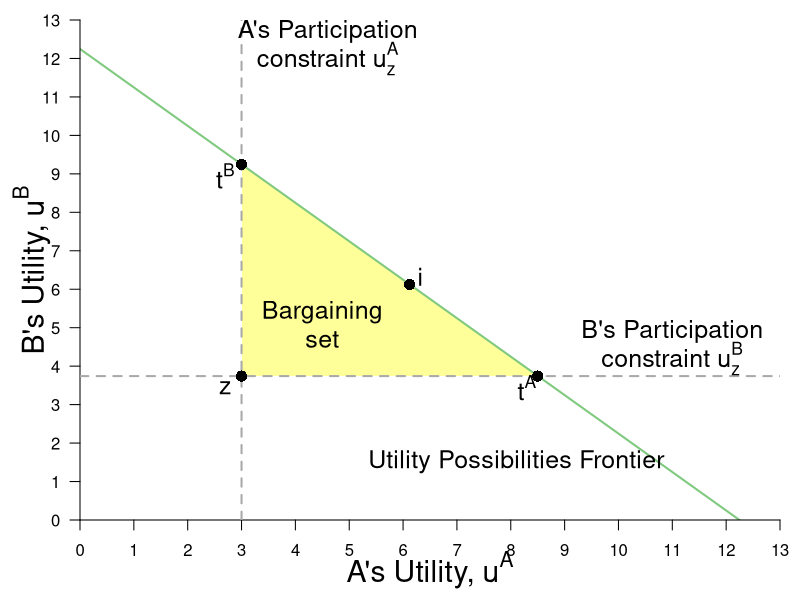

The R source for this figure:
require(ggplot2)
require(shape)
require(plotrix)
#pdf(file = "property_tioli_upfSTEP1.pdf", width = 9, height = 7)
#pdf(file = "property_tioli_upfSTEP2.pdf", width = 9, height = 7)
#pdf(file = "property_tioli_upfSTEP3.pdf", width = 9, height = 7)
pdf(file = "property/property_tioli_upf.pdf", width = 9, height = 7)

#Set parameters for graphics
namesize <- 1.3
pointsize <- 1.8
axislabelsize <- 1.8
labelsize <- 1.5
namesize <- 1.8
annotatesize <- 1.5
graphlinewidth <- 2
segmentlinewidth <- 1.5



#Colors
COL <- c("#7fc97f", "#beaed4", "#fdc086", "#ffff99", "#386cb0", "#f0027f", "#bf5b17", "#666666")
COLA <- c("#99d8c9","#66c2a4","#41ae76", "#238b45", "#005824")
COLB <- c("#4eb3d3", "#2b8cbe", "#0868ac","#084081")

upf <- function(ub) {
  12.24745 - ub
}


uA <- function(xA, yA, alpha = 1/2){
  ((xA)^alpha)*((yA)^(1 - alpha))
}


#Notes
#ua = (xa^0.5)*(ya^0.5)
#ub = ((10-xa)^05)*((15-ya)^0.5)

#ua = (10^0.5)*(15^0.5) = 12.24745
#ua_e = u(8,2) = (8^0.5)*(2^0.5) = 4

#Point g
# => x^A = 4/((3/2)^0.5) = 3.27 => x^B = 6.73
# => y^A = 3/2(x^A) = 4.9 => y^B = 10.1
#ua_g(4.9^0.5)*(3.27^0.5) = 4.002874
#ub_g(6.73^0.5)*(10.1^0.5) = 8.244574
#W = (4.002874^0.5)*(8.244574^0.5) = 5.744736

#COL <- c("#7fc97f", "#beaed4", "#fdc086", "#ffff99")
par(mar =  c(4, 4, 1, 1))
xlims <- c(0, 13)
ylims <- c(0, 13)


plot(0, 0, xlim = xlims, ylim = ylims, type = "n",
     xlab = "",
     ylab = "",
     xaxt = "n", 
     yaxt = "n", 
     cex.lab = axislabelsize, 
     bty = "n",
     xaxs="i", 
     yaxs="i")

npts <- 500 
npts2 <- 501
#Specify the sequences of points for graphing. 
xx1 <- seq(xlims[1], xlims[2], length.out = npts)
xx2 <- seq(xlims[1], xlims[2], length.out = npts)
xx3 <- seq(xlims[1], xlims[2], length.out = npts2)

text(0.5*xlims[2], -1.3, expression(paste("A's Utility, ", u^A)), xpd = TRUE, cex = axislabelsize) 
text(-0.9, 0.5*ylims[2], expression(paste("B's Utility, ", u^B)), xpd = TRUE, cex = axislabelsize, srt = 90) 


#polygons
#I need something like xx1 with npts for 
xpoly1 <- c(uA(9,1), 8.5, uA(9,1), uA(9,1))
ypoly1 <- c(uA(1,14), uA(1,14), upf(uA(9,1)), uA(1,14))
polygon(x = xpoly1, y = ypoly1, col=COL[4], density=NULL, border = NA)

#xpoly2 = c(0, 0, 12.24745, xlims[2], xlims[2], 0)
#ypoly2 = c(ylims[2], 12.24745, 0, 0, ylims[2], ylims[2])
#polygon(x = xpoly2, y = ypoly2, col=COL[4], density=NULL, border = NA)



#Draw the lines for the graphs
lines(xx1, upf(xx1), col = COL[1], lwd = graphlinewidth)

#Customize ticks and labels for the plot
ticksy <- seq(from = ylims[1], to = ylims[2], by = 1)
ylabels <- seq(from = ylims[1], to = ylims[2], by = 1)
ticksx <- seq(from =  xlims[1], to = xlims[2], by = 1)
xlabels <- seq(from = xlims[1], to = xlims[2], by = 1)
axis(1, at = ticksx, pos = 0, labels = xlabels)
axis(2, at = ticksy, pos = 0, labels = ylabels, las = 1)

#Annotation of the  graphs
#UPF
text(8.1, 1.5, expression(paste("Utility Possibilities Frontier")), 
     cex = annotatesize)
# text(8.1, 1, expression(paste(u^B == bar(W) - u^A)), 
#      cex = annotatesize)

#SWF
#text(11.5, 4.5, expression(paste("Social Planner's")))
#text(11.5, 4, expression(paste("Iso-welfare Curves")))

#Annotate Point f
#u^A = (5.84^0.5)*(8.77^0.5) = 7.16
#u^B = (4.16^0.5)*(6.23^0.5) = 5.09
#W = (7.16^0.5)*(5.09^0.5) = 6.03692

#points(5.09, 7.15, pch = 16, col = "black", cex = 1.5)
#text(5.3, 7.3, expression(f))


#Annotate Point i
#(5^0.5)*(7.5^0.5) = 6.123724
#W = (6.123724^0.5)(6.123724^0.5) = 6.123724
#points(6.123724, 6.123724, pch = 16, col = "black", cex = 1.5)
#text(6.3, 6.3, expression(i))

#Annotate point g
#ua_g(4.9^0.5)*(3.27^0.5) = 4.002874
#ub_g(6.73^0.5)*(10.1^0.5) = 8.244574
#W = (4.002874^0.5)*(8.244574^0.5) = 5.744736
#points(8.24, 4, pch = 16, col = "black", cex = 1.5)
#text(8.4, 4.2, expression(g))

#Annotate point e.
#ua_e = (8^0.5)*(2^0.5) = 4
#ub_e = (2^0.5)*(13.1^0.5) = 5.118594
#W = (4^0.5)*(5.118594^0.5) = 4.524862
segments(0,  uA(1,14), xlims[2], uA(1,14), lty = 2, col = "darkgray", lwd = 2)
segments(uA(9,1), 0, uA(9,1), ylims[2], 13, lty = 2, col = "darkgray", lwd = 2)

#Annotate e
points(uA(9,1),  uA(1,14), pch = 16, col = "black", cex = 1.5)
text(uA(9,1)-0.3,  uA(1,14)-0.3, expression(z), cex = annotatesize)

#Annotate f
points(8.5, uA(1,14), pch = 16, col = "black", cex = 1.5)
text(8.5 - 0.2, uA(1,14) - 0.3, expression(t^A), cex = annotatesize)

#Annotate g
points(uA(9,1, alpha = 1/2), upf(uA(9,1)), pch = 16, col = "black", cex = 1.5)
text(uA(9,1, alpha = 1/2)-0.3, upf(uA(9,1))-0.3, expression(t^B), cex = annotatesize)

#Annotate m
#points(4.389995,  5.703502, pch = 16, col = "black", cex = 1.5)
#text(4.6, 5.9, expression(m))

#Label economic rents
#Arrows(6.68, 5.12, 6.68, 7.3, col = "black", lty = 1, lwd = 2, arr.type = "triangle")
text(4.5, 5.4, expression(paste("Bargaining")), 
     cex = annotatesize)
text(4.5, 4.7, expression(paste("set")), 
     cex = annotatesize)


#Point h
#points(4, 10, pch = 16, col = "black", cex = 1.5)
#u^A_h(6, 5) = (6^0.5)*(5^0.5) = 5.477226
#u^A_h(4, 10) = (4^0.5)*(10^0.5) = 6.324555
#points(6.12, 4, pch = 16, col = "black", cex = 1.5)
#text(5.92, 3.8, expression(h))

#Annotate Point i
#(5^0.5)*(7.5^0.5) = 6.123724
#W = (6.123724^0.5)(6.123724^0.5) = 6.123724
points(6.123724, 6.123724, pch = 16, col = "black", cex = 1.5)
text(6.123724 + 0.2, 6.123724 + 0.2, expression(i), cex = annotatesize)

#Label Participation Constraints
#Aisha's
text(11, 4.9, expression(paste("B's Participation")), cex = annotatesize)
text(11, 4.2, expression(paste("constraint ", u[z]^B)), cex = annotatesize)

#Betty's
text(4.6, 12.7, expression(paste("A's Participation")), cex = annotatesize)
text(4.6, 12, expression(paste("constraint ", u[z]^A)), cex = annotatesize)

#Arrows showing Social Planner's choices
#Arrows(5.2, 4.2, 5.9, 4.2, col = "black", lty = 1, lwd = 2, arr.type = "triangle", arr.lwd = arrowwidth)
#Arrows(6.12, 4.2, 6.12, 5.7, col = "black", lty = 1, lwd = 2, arr.type = "triangle", arr.lwd = arrowwidth)

dev.off()
